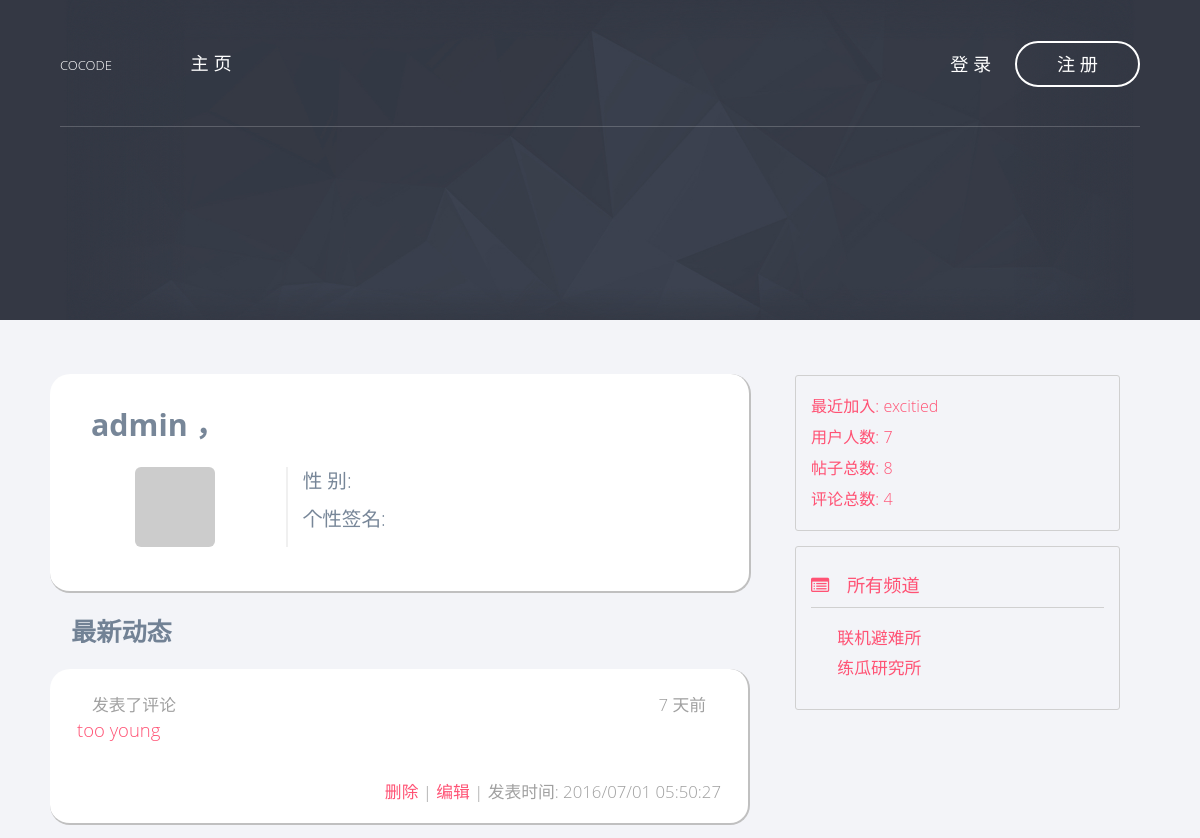
Page /profile/admin (upper part) on the earlier database version.
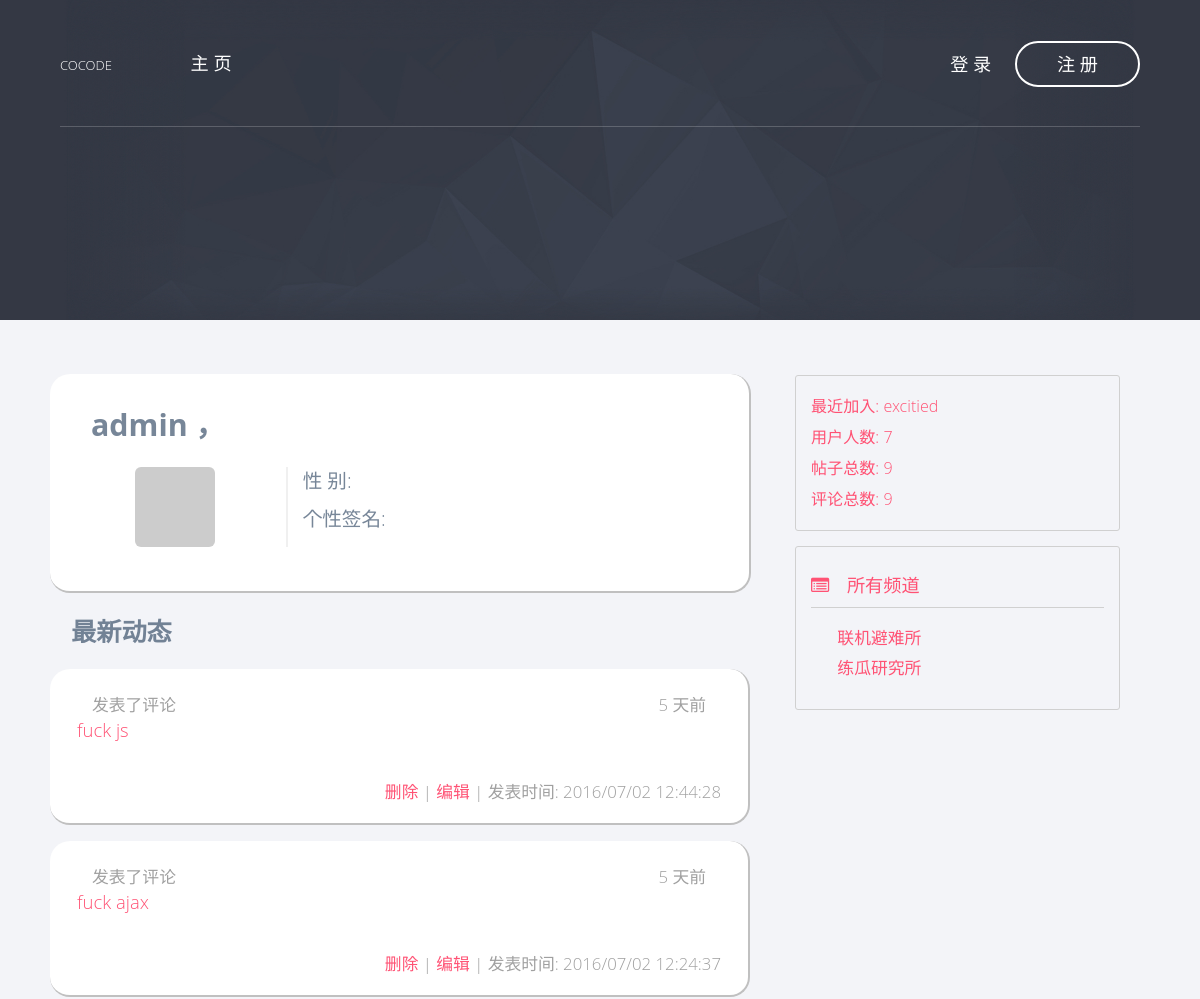
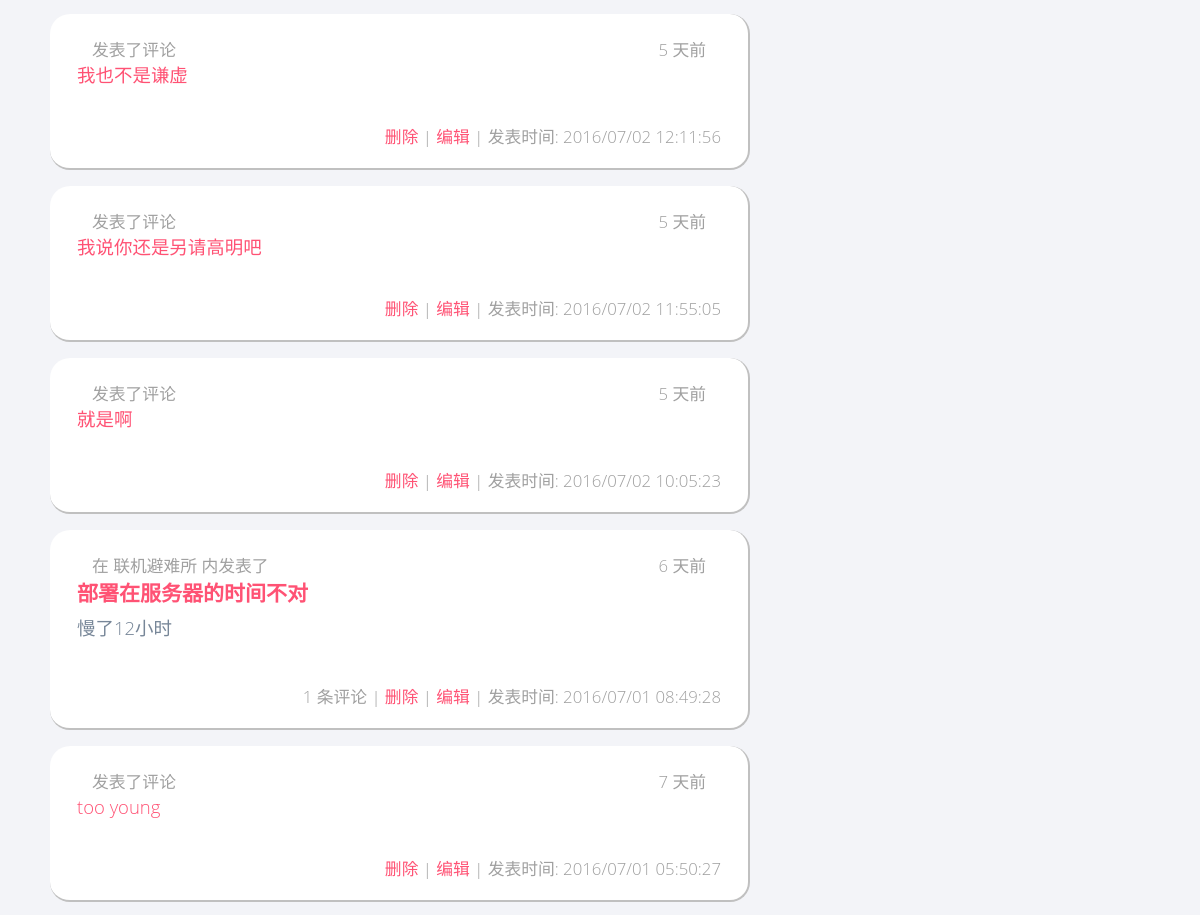
Same page on the later database version (2 pictures, top to bottom).
### app/models/comment.py (models this page shows, shortened)
class Comment(db.Model, Model):
    __tablename__ = 'comments'
    id = db.Column(db.Integer, primary_key=True)
    content = db.Column(db.String())
    created_time = db.Column(db.Integer, default=0)
    user_id = db.Column(db.Integer, db.ForeignKey('users.id'))
    post_id = db.Column(db.Integer, db.ForeignKey('posts.id'))
    def display_item(self):
        name = 'comment'
        if self.content.__len__() > 30:
            content = self.content[:30] + '...'
        else:
            content = self.content
        return (name, content)

### app/models/channel.py (models this page shows, shortened)
class Channel(db.Model, Model):
    __tablename__ = 'channels'
    id = db.Column(db.Integer, primary_key=True)
    name = db.Column(db.String(), default=ChannelPermission.NORMAL[0])
    permission = db.Column(db.Integer)
    created_time = db.Column(db.Integer, default=0)
    posts = db.relationship('Post', backref='channel')
    def is_admin(self):
        return self.permission == ChannelPermission.ADMIN[0]

### app/models/post.py (models this page shows, shortened)
class Post(db.Model, Model):
    __tablename__ = 'posts'
    id = db.Column(db.Integer, primary_key=True)
    title = db.Column(db.String())
    content = db.Column(db.String())
    created_time = db.Column(db.Integer, default=0)
    channel_id = db.Column(db.Integer, db.ForeignKey('channels.id'))
    user_id = db.Column(db.Integer, db.ForeignKey('users.id'))
    comments = db.relationship('Comment', backref='post')
    def display_item(self):
        name = 'post'
        title = self.title
        content_len = 58
        if self.content.__len__() > content_len:
            content = self.content[:content_len] + '...'
        else:
            content = self.content
        return (name, title, content)

### app/views.py (the view)
@app.route('/profile/<username>')
def profile(username):
    u = User.query.filter_by(username=username).first()
    if u is None:
        abort(404)
    posts = u.posts
    comments = u.comments
    activities = posts + comments
    activities.sort(key=lambda a: a.created_time, reverse=True)
    return render_template('profile.html',
                           user=u,
                           activities=activities)

### app/context_processers.py (called while the page is built)
@app.context_processor
def current_user_processor():
    return dict(current_user=current_user())

@app.context_processor
def channel_processor():
    channels = Channel.query.all()
    permissions = [
        ChannelPermission.NORMAL,
        ChannelPermission.ADMIN,
    ]
    dic = {
        'channels': channels,
        'permissions': permissions,
    }
    return dict(**dic)

@app.context_processor
def user_processor():
    user_count = User.query.count()
    new_user = User.query.order_by(User.created_time.desc()).first()
    return dict(new_user=new_user,
                user_count=user_count)

@app.context_processor
def post_processor():
    post_count = Post.query.count()
    return dict(post_count=post_count)

@app.context_processor
def comment_processor():
    comment_count = Comment.query.count()
    return dict(comment_count=comment_count)

### app/filters.py (called while the page is built)
@app.template_filter('format_time')
def format_time(timestamp):
    format = '%Y/%m/%d %H:%M:%S'
    t = time.localtime(timestamp)
    ft = time.strftime(format, t)
    return ft

### app/models/user.py (called while the page is built)
def current_user():
    id = session.get('user_key', None)
    user = None
    if id is not None:
        user = User.query.get(id)
    return user

### app/templates/profile.html (shortened to what this page needs)
{% extends 'base8-4.html' %}
{% block page_content %}
    <div class="col-md-10 profile-card">
        <div class="row">
            <div class="col-md-12 profile-header">
                {{ user.username }} ，
            </div>
            <div class="col-md-4 profile-left">
                <img class="img-rounded center-block" src="{{ user.gravatar(size=180) }}" />
             </div>
            <div class="col-md-8 profile-right">
                <p>性    别: </p>
                <p>个性签名: </p>
            </div>
            <div class="col-md-12 profile-footer"></div>
        </div>
    </div>
    <div class="col-md-12 activities-list">
        <div class="activities-list-header">最新动态</div>
        <div class="activities-list-body">
            {% if activities | length == 0 %}
                <div class="item-container">
                    <div class="item-full">
                        <div class="item-title">暂无动态</div>
                    </div>
                </div>
            {% else %}
                {% include "_activities.html" %}
            {% endif %}
        </div>
    </div>
{% endblock %}

### app/templates/_activities.html (shortened to what this page needs)
<div class="items-container">
    {% for a in activities %}
    <div class="col-md-12 item-container">
        <div class="item-full">
            {% set item = a.display_item() %}
            {% set item_name = item[0] %}
            {% if item_name == 'post' %}
                {% set title = item[1] %}
                {% set content = item[2] %}
                <div class="item-header">
                    <div class="col-md-9">
                        {% set channel = a.channel %}
                        在 {{ channel.name }} 内发表了
                    </div>
                    <div class="col-md-3 item-date">
                        {{ a.created_time | from_now }}
                    </div>
                </div>
                <div class="item-title">
                    <a href="/post/{{ a.id }}">{{ title }}</a>
                </div>
                <div class="item-content">
                    {{ content }}
                </div>
                <div class="item-footer">
                    {{ a.comments | length }} 条评论 |
                    <a href="#">删除</a> |
                    <a href="#">编辑</a> |
                    发表时间: {{ a.created_time | format_time }}
                </div>
            {% elif item_name == 'comment' %}
                {% set content = item[1] %}
                <div class="item-header">
                    <div class="col-md-9">
                        发表了评论
                    </div>
                    <div class="col-md-3 item-date">
                        {{ a.created_time | from_now }}
                    </div>
                </div>
                <div class="item-content">
                    <a href="/post/{{ a.post.id }}">{{ content }}</a>
                </div>
                <div class="item-footer">
                    <a href="{{ url_for('delete_comment', id=a.id) }}">删除</a> |
                    <a href="#">编辑</a> |
                    发表时间: {{ a.created_time | format_time }}
                </div>
            {% endif %}
        </div>
    </div>
    {% endfor %}
</div>

### app/templates/_bbs_info.html
<div class="col-md-10 forum-info">
    <div class="forum-info-item">最近加入: <a href="/profile/{{ new_user.username }}">{{ new_user.username }}</a></div>
    <div class="forum-info-item">用户人数: {{ user_count }}</div>
    <div class="forum-info-item">帖子总数: {{ post_count }} </div>
    <div class="forum-info-item">评论总数: {{ comment_count }} </div>
</div>

### app/templates/_channels.html (shortened to what this page needs)
<div class="col-md-10 channel-list">
    <div class="channel-list-caption">
        <i class="fa fa-list-alt"></i> 所有频道
    </div>
    <div class="channel-list-items">
        {% for c in channels %}
        {% if not c.is_admin() %}
            <div class="channel-list-item">
                <a href="/channel/{{ c.id }}">{{ c.name }}</a>
            </div>
        {% endif %}
        {% endfor %}
    </div>
</div>

Differences in the rows shown:
added Comment: created_time|from_now "5 天前", content "fuck js", created_time "2016/07/02 12:44:28"
added Comment: created_time|from_now "5 天前", content "fuck ajax", created_time "2016/07/02 12:24:37"
added Comment: created_time|from_now "5 天前", content "我也不是谦虚", created_time "2016/07/02 12:11:56"
added Comment: created_time|from_now "5 天前", content "我说你还是另请高明吧", created_time "2016/07/02 11:55:05"
added Comment: created_time|from_now "5 天前", content "就是啊", created_time "2016/07/02 10:05:23"
added Post: {{ channel.name }} "联机避难所", created_time|from_now "6 天前", title "部署在服务器的时间不对", content "慢了12小时", comments|length "1", created_time "2016/07/01 08:49:28"
Other differences:
{{ post_count }}: "8" → "9"
{{ comment_count }}: "4" → "9"
